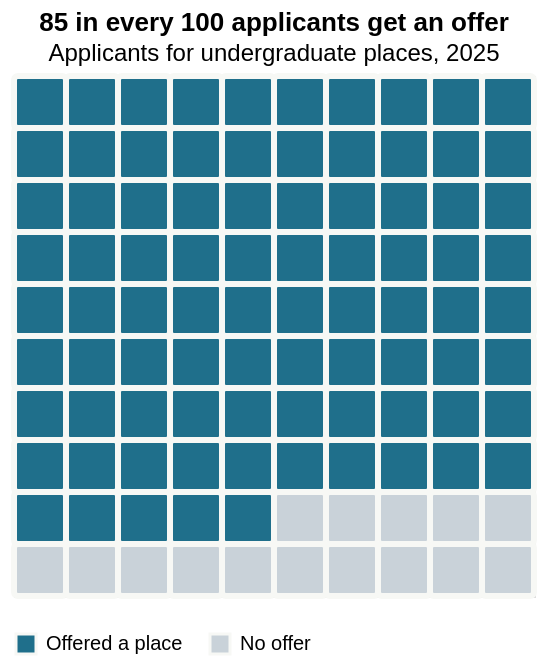

Write a Vega-Lite specification for this figure.
### Vega-Lite specification from a JSON file in a GitHub repository (floating-point values rounded to 4 significant figures)
{"$schema": "https://vega.github.io/schema/vega-lite/v5.json", "description": "C1 Waffle chart. Of every 100 applicants for an undergraduate place in 2025, 85 received an offer. Source: Department of Education, Undergraduate applications and offers 2025.", "title": {"text": "85 in every 100 applicants get an offer", "subtitle": "Applicants for undergraduate places, 2025"}, "width": 260, "height": 260, "data": {"sequence": {"start": 0, "stop": 100, "as": "i"}}, "transform": [{"calculate": "318629", "as": "applicants"}, {"calculate": "270179", "as": "offers"}, {"calculate": "round(100 * datum.offers / datum.applicants)", "as": "offerSquares"}, {"calculate": "floor(datum.i / 10)", "as": "row"}, {"calculate": "datum.i % 10", "as": "col"}, {"calculate": "datum.i < datum.offerSquares ? 'Offered a place' : 'No offer'", "as": "outcome"}, {"calculate": "datum.outcome === 'Offered a place' ? format(datum.offers, ',') + ' applicants (' + format(datum.offers / datum.applicants, '.1%') + ')' : format(datum.applicants - datum.offers, ',') + ' applicants (' + format(1 - datum.offers / datum.applicants, '.1%') + ')'", "as": "detail"}], "params": [{"name": "hover", "select": {"type": "point", "fields": ["outcome"], "on": "pointerover", "clear": "pointerout"}}], "mark": {"type": "rect", "stroke": "#F7F8F5", "strokeWidth": 3, "cornerRadius": 2, "cursor": "default"}, "encoding": {"x": {"field": "col", "type": "ordinal", "axis": null}, "y": {"field": "row", "type": "ordinal", "axis": null}, "color": {"field": "outcome", "type": "nominal", "scale": {"domain": ["Offered a place", "No offer"], "range": ["#1F6F8B", "#C9D2D9"]}, "legend": {"orient": "bottom", "title": null, "direction": "horizontal"}}, "opacity": {"condition": {"param": "hover", "empty": true, "value": 1}, "value": 0.35}, "tooltip": [{"field": "outcome", "title": "Outcome"}, {"field": "detail", "title": "Nationally"}]}}
